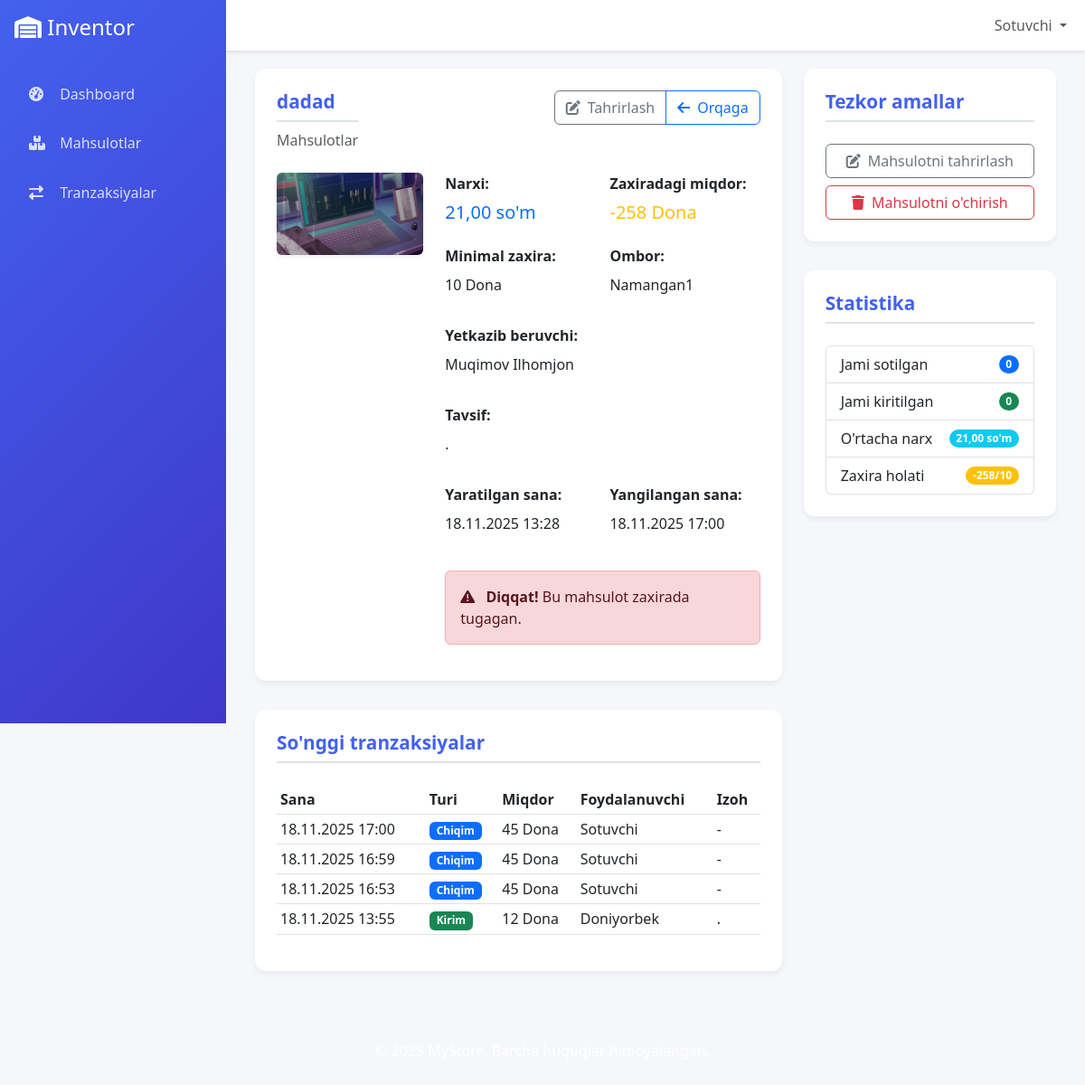
Screenshot of /products/5/ (signed in) with the database file from the repository.
### products/models.py (models this page shows, shortened)
class Product(models.Model):
    UNIT_CHOICES = (
        ('kg', 'kg'),
        ('box', 'Karopka'),
        ('l', 'Litr'),
        ('m', 'Metr'),
        ('ton', 'Tonna'),
        ('piece', 'Dona'),
        ('pack', 'Pochka'),
    )
    name = models.CharField(max_length=100)
    category = models.ForeignKey(Category, on_delete=models.CASCADE, related_name="products")
    description = models.TextField(blank=True)
    price = models.DecimalField(max_digits=10, decimal_places=2)
    image = models.ImageField(upload_to='products/', null=True, blank=True)
    min_stock = models.IntegerField(default=0)
    stock_quantity = models.IntegerField(default=0)
    unit = models.CharField(max_length=10, choices=UNIT_CHOICES, default='piece')
    created_at = models.DateTimeField(auto_now_add=True)
    updated_at = models.DateTimeField(auto_now=True)
    supplier = models.ForeignKey('inventor.Supplier', on_delete=models.SET_NULL, null=True, blank=True)
    warehouse = models.ForeignKey('inventor.Warehouse', on_delete=models.CASCADE, null=True, blank=True)
    def is_low_stock(self):
        return self.stock_quantity <= self.min_stock
    class Meta:
        ordering = ['name']

class Category(models.Model):
    name = models.CharField(max_length=100, unique=True)
    description = models.TextField(blank=True)

### inventor/models.py (models this page shows, shortened)
class Warehouse(models.Model):
    name = models.CharField(max_length=100)
    location = models.CharField(max_length=200)
    created_at = models.DateTimeField(auto_now_add=True)

class Supplier(models.Model):
    name = models.CharField(max_length=100)
    contact_info = models.TextField()
    address = models.CharField(max_length=200, blank=True)
    phone = models.CharField(max_length=20, blank=True)
    created_at = models.DateTimeField(auto_now_add=True)

class Transaction(models.Model):
    TRANSACTION_TYPES = (
        ('IN', 'Kirim'),
        ('OUT_SALE', 'Sotuv'),
        ('OUT_DAMAGED', 'Buzilgan'),
        ('OUT_EXPIRED', 'Yaroqsiz'),
    )
    PAYMENT_TYPES = (
        ('CASH', 'Naqd'),
        ('DEBT', 'Qarz'),
        ('CARD', 'Karta'),
    )
    product = models.ForeignKey(Product, on_delete=models.CASCADE)
    warehouse = models.ForeignKey(Warehouse, on_delete=models.CASCADE)
    transaction_type = models.CharField(max_length=20, choices=TRANSACTION_TYPES)
    quantity = models.IntegerField()
    date = models.DateTimeField(auto_now_add=True)
    user = models.ForeignKey(User, on_delete=models.SET_NULL, null=True)
    description = models.TextField(blank=True)
    payment_type = models.CharField(max_length=10, choices=PAYMENT_TYPES, default='CASH')
    customer_name = models.CharField(max_length=100, blank=True)

### products/views.py (the view)
# urls.py: path('<int:pk>/', views.product_detail, name='product_detail'),
@login_required
def product_detail(request, pk):
    product = get_object_or_404(Product, pk=pk)
    transactions = Transaction.objects.filter(product=product).order_by('-date')[:10]
    context = {
        'product': product,
        'transactions': transactions,
    }
    return render(request, 'products/product_detail.html', context)

### templates/products/product_detail.html (shortened to what this page needs)
{% extends 'base.html' %}
{% block content %}
<div class="container-fluid">
    <div class="row">
        <div class="col-lg-8">
            <div class="table-container">
                <div class="d-flex justify-content-between align-items-start mb-4">
                    <div>
                        <h2 class="section-title mb-2">{{ product.name }}</h2>
                        <p class="text-muted mb-0">{{ product.category.name }}</p>
                    </div>
                    <div class="btn-group">
                        <a href="{% url 'products:product_edit' product.pk %}" class="btn btn-outline-secondary">
                            <i class="fas fa-edit me-2"></i>Tahrirlash
                        </a>
                        <a href="{% url 'products:product_list' %}" class="btn btn-outline-primary">
                            <i class="fas fa-arrow-left me-2"></i>Orqaga
                        </a>
                    </div>
                </div>
                <div class="row">
                    <div class="col-md-4 mb-4">
                        {% if product.image %}
                        <img src="{{ product.image.url }}" alt="{{ product.name }}"
                             class="img-fluid rounded shadow-sm" style="max-height: 300px; object-fit: cover;">
                        {% else %}
                        <div class="bg-light rounded d-flex align-items-center justify-content-center"
                             style="height: 300px;">
                            <i class="fas fa-box fa-4x text-muted"></i>
                        </div>
                        {% endif %}
                    </div>
                    <div class="col-md-8">
                        <div class="row g-3">
                            <div class="col-sm-6">
                                <label class="form-label fw-bold">Narxi:</label>
                                <p class="h5 text-primary">{{ product.price }} so'm</p>
                            </div>
                            <div class="col-sm-6">
                                <label class="form-label fw-bold">Zaxiradagi miqdor:</label>
                                <p class="h5 {% if product.is_low_stock %}text-warning{% else %}text-success{% endif %}">
                                    {{ product.stock_quantity }} {{ product.get_unit_display }}
                                </p>
                            </div>
                            <div class="col-sm-6">
                                <label class="form-label fw-bold">Minimal zaxira:</label>
                                <p>{{ product.min_stock }} {{ product.get_unit_display }}</p>
                            </div>
                            <div class="col-sm-6">
                                <label class="form-label fw-bold">Ombor:</label>
                                <p>{{ product.warehouse.name }}</p>
                            </div>
                            <div class="col-sm-6">
                                <label class="form-label fw-bold">Yetkazib beruvchi:</label>
                                <p>{{ product.supplier.name|default:"Mavjud emas" }}</p>
                            </div>
                            <div class="col-12">
                                <label class="form-label fw-bold">Tavsif:</label>
                                <p>{{ product.description|default:"Tavsif mavjud emas" }}</p>
                            </div>
                            <div class="col-sm-6">
                                <label class="form-label fw-bold">Yaratilgan sana:</label>
                                <p>{{ product.created_at|date:"d.m.Y H:i" }}</p>
                            </div>
                            <div class="col-sm-6">
                                <label class="form-label fw-bold">Yangilangan sana:</label>
                                <p>{{ product.updated_at|date:"d.m.Y H:i" }}</p>
                            </div>
                        </div>
                        <div class="mt-4">
                            {% if product.stock_quantity <= 0 %}
                            <div class="alert alert-danger">
                                <i class="fas fa-exclamation-triangle me-2"></i>
                                <strong>Diqqat!</strong> Bu mahsulot zaxirada tugagan.
                            </div>
                            {% elif product.is_low_stock %}
                            <div class="alert alert-warning">
                                <i class="fas fa-exclamation-circle me-2"></i>
                                <strong>Ogohlantirish!</strong> Bu mahsulotning zaxiradi kamayib ketdi.
                            </div>
                            {% else %}
                            <div class="alert alert-success">
                                <i class="fas fa-check-circle me-2"></i>
                                <strong>Yaxshi!</strong> Zaxira holati normal.
                            </div>
                            {% endif %}
                        </div>
                    </div>
                </div>
            </div>
            <div class="table-container mt-4">
                <h3 class="section-title">So'nggi tranzaksiyalar</h3>
                <div class="table-responsive">
                    <table class="table table-sm">
                        <thead>
                            <tr>
                                <th>Sana</th>
                                <th>Turi</th>
                                <th>Miqdor</th>
                                <th>Foydalanuvchi</th>
                                <th>Izoh</th>
                            </tr>
                        </thead>
                        <tbody>
                            {% for transaction in transactions %}
                            <tr>
                                <td>{{ transaction.date|date:"d.m.Y H:i" }}</td>
                                <td>
                                    {% if transaction.transaction_type == 'IN' %}
                                    <span class="badge bg-success">Kirim</span>
                                    {% else %}
                                    <span class="badge bg-primary">Chiqim</span>
                                    {% endif %}
                                </td>
                                <td>{{ transaction.quantity }} {{ product.get_unit_display }}</td>
                                <td>{{ transaction.user.username }}</td>
                                <td>{{ transaction.description|default:"-" }}</td>
                            </tr>
                            {% empty %}
                            <tr>
                                <td colspan="5" class="text-center text-muted py-3">
                                    Hozircha tranzaksiyalar mavjud emas
                                </td>
                            </tr>
                            {% endfor %}
                        </tbody>
                    </table>
                </div>
            </div>
        </div>
        <div class="col-lg-4">
            <div class="table-container">
                <h3 class="section-title">Tezkor amallar</h3>
                <div class="d-grid gap-2">
                    <a href="{% url 'products:product_edit' product.pk %}" class="btn btn-outline-secondary">
                        <i class="fas fa-edit me-2"></i>Mahsulotni tahrirlash
                    </a>
                    <a href="{% url 'products:product_delete' product.pk %}" class="btn btn-outline-danger"
                       onclick="return confirm('Rostan ham oʻchirmoqchimisiz?')">
                        <i class="fas fa-trash me-2"></i>Mahsulotni o'chirish
                    </a>
                </div>
            </div>
            <div class="table-container mt-4">
                <h3 class="section-title">Statistika</h3>
                <div class="list-group">
                    <div class="list-group-item d-flex justify-content-between align-items-center">
                        Jami sotilgan
                        <span class="badge bg-primary rounded-pill">
                            {% with total_sold=0 %}
                                {% for transaction in transactions %}
                                    {% if transaction.transaction_type != 'IN' %}
                                        {% widthratio total_sold 1 transaction.quantity as total_sold %}
                                    {% endif %}
                                {% endfor %}
                                {{ total_sold }}
                            {% endwith %}
                        </span>
                    </div>
                    <div class="list-group-item d-flex justify-content-between align-items-center">
                        Jami kiritilgan
                        <span class="badge bg-success rounded-pill">
                            {% with total_in=0 %}
                                {% for transaction in transactions %}
                                    {% if transaction.transaction_type == 'IN' %}
                                        {% widthratio total_in 1 transaction.quantity as total_in %}
                                    {% endif %}
                                {% endfor %}
                                {{ total_in }}
                            {% endwith %}
                        </span>
                    </div>
                    <div class="list-group-item d-flex justify-content-between align-items-center">
                        O'rtacha narx
                        <span class="badge bg-info rounded-pill">{{ product.price }} so'm</span>
                    </div>
                    <div class="list-group-item d-flex justify-content-between align-items-center">
                        Zaxira holati
                        <span class="badge {% if product.is_low_stock %}bg-warning{% else %}bg-success{% endif %} rounded-pill">
                            {{ product.stock_quantity }}/{{ product.min_stock }}
                        </span>
                    </div>
                </div>
            </div>
        </div>
    </div>
</div>
{% endblock %}

### templates/includes/header.html (shortened to what this page needs)
<div class="sidebar">
    <div class="p-3">
        <h4 class="text-white mb-0">
            <i class="fas fa-warehouse"></i>
            <span class="sidebar-brand-text">Inventor</span>
        </h4>
    </div>
    <nav class="nav flex-column p-3">
        {% if user.is_authenticated %}
            {% if user.userrole.role == 'ADMIN' %}
                <a class="nav-link {% if request.resolver_match.url_name == 'admin_dashboard' %}active{% endif %}" href="{% url 'users:admin_dashboard' %}">
                    <i class="fas fa-tachometer-alt"></i>
                    <span>Boshqaruv paneli</span>
                </a>
                <a class="nav-link" href="{% url 'users:create_warehouse_manager' %}">
                    <i class="fas fa-user-plus"></i>
                    <span>Ombor qo'shish</span>
                </a>
                <a class="nav-link" href="{% url 'users:payment_management' %}">
                    <i class="fas fa-money-bill-wave"></i>
                    <span>To'lovlar</span>
                </a>
            {% elif user.userrole.role == 'SELLER' %}
                <a class="nav-link {% if request.resolver_match.url_name == 'seller_dashboard' %}active{% endif %}" href="{% url 'users:seller_dashboard' %}">
                    <i class="fas fa-tachometer-alt"></i>
                    <span>Dashboard</span>
                </a>
            {% endif %}
            <a class="nav-link" href="{% url 'products:product_list' %}">
                <i class="fas fa-boxes"></i>
                <span>Mahsulotlar</span>
            </a>
            <a class="nav-link" href="{% url 'inventor:transaction_history' %}">
                <i class="fas fa-exchange-alt"></i>
                <span>Tranzaksiyalar</span>
            </a>
        {% endif %}
    </nav>
</div>
<nav class="navbar navbar-expand-lg navbar-custom">
    <div class="container-fluid">
        <div class="collapse navbar-collapse" id="navbarContent">
            <ul class="navbar-nav ms-auto mb-2 mb-lg-0">
                {% if user.is_authenticated %}
                    <li class="nav-item dropdown">
                        <a class="nav-link dropdown-toggle" href="#" id="navbarDropdown" role="button" data-bs-toggle="dropdown">
                            {{ user.username }}
                        </a>
                    </li>
                {% else %}
                    <li class="nav-item">
                        <a class="nav-link" href="{% url 'users:login' %}">Kirish</a>
                    </li>
                {% endif %}
            </ul>
        </div>
    </div>
</nav>

### rows the page displays
Product: name "dadad", category.name "Mahsulotlar", image (picture), price "21,00", stock_quantity "-258", unit "Dona", min_stock "10", warehouse.name "Namangan1", supplier.name "Muqimov Ilhomjon", description ".", created_at "18.11.2025 13:28", updated_at "18.11.2025 17:00"
Transaction: transaction_type "Chiqim"
Transaction: transaction_type "Chiqim"
Transaction: transaction_type "Chiqim"
Transaction: transaction_type "Kirim"

### other values shown
{{ user.username }} "Sotuvchi"
{{ total_sold }} "0"
{{ total_in }} "0"
